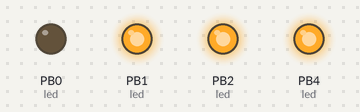
The sketch below on a simulated ATtiny85, built with avr-gcc and run on an emulated ATtiny85. On the bench: output pins drawn as LEDs (lit = HIGH). Random numbers use the default seed unless the sketch sets one; pins used as bus, display or sensor lines are not drawn.

Above: at 1.99 s.
At 7.4 s:
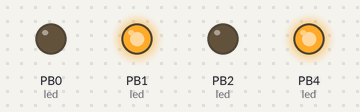
At 12.11 s:
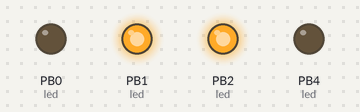
At 16.67 s:
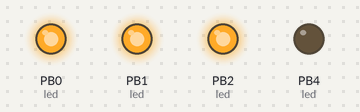
At 29.11 s:
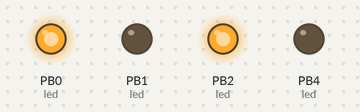
At 39.13 s:
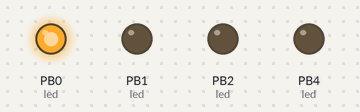
Timing chart, 0 to 40.0 s (numbered marks = the images above):
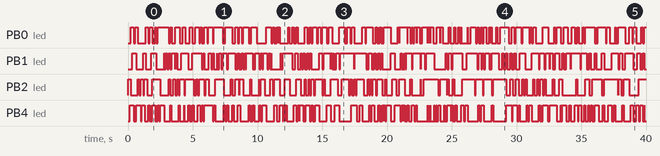

The sketch:

firmware.ino
```cpp
// Tone frequencies
#include "pitches.h"

// ATtiny85 pin 3 as PWM for the buzzer
#define melodyPin 3

// Mario main theme melody
int melody[] = {
  NOTE_E7, NOTE_E7, 0, NOTE_E7,
  0, NOTE_C7, NOTE_E7, 0,
  NOTE_G7, 0, 0,  0,
  NOTE_G6, 0, 0, 0,

  NOTE_C7, 0, 0, NOTE_G6,
  0, 0, NOTE_E6, 0,
  0, NOTE_A6, 0, NOTE_B6,
  0, NOTE_AS6, NOTE_A6, 0,

  NOTE_G6, NOTE_E7, NOTE_G7,
  NOTE_A7, 0, NOTE_F7, NOTE_G7,
  0, NOTE_E7, 0,NOTE_C7,
  NOTE_D7, NOTE_B6, 0, 0,

  NOTE_C7, 0, 0, NOTE_G6,
  0, 0, NOTE_E6, 0,
  0, NOTE_A6, 0, NOTE_B6,
  0, NOTE_AS6, NOTE_A6, 0,

  NOTE_G6, NOTE_E7, NOTE_G7,
  NOTE_A7, 0, NOTE_F7, NOTE_G7,
  0, NOTE_E7, 0,NOTE_C7,
  NOTE_D7, NOTE_B6, 0, 0
};

// Mario main them tempo
int tempo[] = {
  12, 12, 12, 12,
  12, 12, 12, 12,
  12, 12, 12, 12,
  12, 12, 12, 12,

  12, 12, 12, 12,
  12, 12, 12, 12,
  12, 12, 12, 12,
  12, 12, 12, 12,

  9, 9, 9,
  12, 12, 12, 12,
  12, 12, 12, 12,
  12, 12, 12, 12,

  12, 12, 12, 12,
  12, 12, 12, 12,
  12, 12, 12, 12,
  12, 12, 12, 12,

  9, 9, 9,
  12, 12, 12, 12,
  12, 12, 12, 12,
  12, 12, 12, 12,
};


void setup(void)
{
  pinMode(melodyPin, OUTPUT);
  pinMode(0, INPUT);
  pinMode(1, INPUT);
  pinMode(2, INPUT);
  pinMode(4, INPUT);
}

void loop()
{
  // Play melody
  sing();
}

// Play melody
void sing(){
     int size = sizeof(melody) / sizeof(int);
     for (int thisNote = 0; thisNote < size; thisNote++) {
       int noteDuration = 1000/tempo[thisNote];
       buzz(melodyPin, melody[thisNote],noteDuration);
       // to distinguish the notes, set a minimum time between them.
       // the note's duration + 30% seems to work well:
       int pauseBetweenNotes = noteDuration *1.2;
       delay(pauseBetweenNotes);
       // stop the tone playing:
       buzz(melodyPin, 0,noteDuration);
    }

}

void buzz(int targetPin, long frequency, long length) {
  long delayValue = 50000/frequency/1; // calculate the delay value between transitions
  long numCycles = frequency * length/ 1000; // calculate the number of cycles for proper timing
  for (long i=0; i < numCycles; i++){ // for the calculated length of time...
    digitalWrite(targetPin,HIGH); // write the buzzer pin high to push out the diaphram
    delayMicroseconds(delayValue); // wait for the calculated delay value
    digitalWrite(targetPin,LOW); // write the buzzer pin low to pull back the diaphram
    delayMicroseconds(delayValue); // wait again or the calculated delay value
  }
  led(random(1,15));

}

void led(int number) {
  if(number==1){
    pinMode(2, INPUT);
    pinMode(4, INPUT);
    pinMode(0, OUTPUT);
    pinMode(1, OUTPUT);
    digitalWrite(1, LOW);
    digitalWrite(0, HIGH); // LED 1
  }
  else if(number==2){
    pinMode(2, INPUT);
    pinMode(4, INPUT);
    pinMode(0, OUTPUT);
    pinMode(1, OUTPUT);
    digitalWrite(0, LOW);
    digitalWrite(1, HIGH); // LED 2
  }
  else if(number==3){
    pinMode(0, INPUT);
    pinMode(4, INPUT);
    pinMode(1, OUTPUT);
    pinMode(2, OUTPUT);
    digitalWrite(2, LOW);
    digitalWrite(1, HIGH);
  }
  else if(number==4){
    pinMode(0, INPUT);
    pinMode(4, INPUT);
    pinMode(1, OUTPUT);
    pinMode(2, OUTPUT);
    digitalWrite(1, LOW);
    digitalWrite(2, HIGH);
  }
  else if(number==5){
    pinMode(2, OUTPUT);
    pinMode(1, INPUT);
    pinMode(0, INPUT);
    pinMode(4, OUTPUT);
    digitalWrite(4, LOW);
    digitalWrite(2, HIGH);
  }
  else if(number==6){
    pinMode(1, INPUT);
    pinMode(2, OUTPUT);
    pinMode(0, INPUT);
    pinMode(4, OUTPUT);
    digitalWrite(2, LOW);
    digitalWrite(4, HIGH);
  }
  else if(number==7){
    pinMode(1, INPUT);
    pinMode(4, INPUT);
    pinMode(0, OUTPUT);
    pinMode(2, OUTPUT);
    digitalWrite(4, LOW);
    digitalWrite(0, HIGH); // LED 7
  }
  else if(number==8){
    pinMode(1, INPUT);
    pinMode(4, INPUT);
    pinMode(0, OUTPUT);
    pinMode(2, OUTPUT);
    digitalWrite(0, LOW);
    digitalWrite(2, HIGH); // LED 8
  }
  else if(number==9){
    pinMode(2, INPUT);
    pinMode(1, OUTPUT);
    pinMode(0, INPUT);
    pinMode(4, OUTPUT);
    digitalWrite(4, LOW);
    digitalWrite(1, HIGH);
  }
  else if(number==10){
    pinMode(2, INPUT);
    pinMode(1, OUTPUT);
    pinMode(0, INPUT);
    pinMode(4, OUTPUT);
    digitalWrite(1, LOW);
    digitalWrite(4, HIGH);
  }
  else if(number==11){
    pinMode(1, INPUT);
    pinMode(0, OUTPUT);
    pinMode(2, INPUT);
    pinMode(4, OUTPUT);
    digitalWrite(4, LOW);
    digitalWrite(0, HIGH);
  }
  else if(number==12){
    pinMode(1, INPUT);
    pinMode(0, OUTPUT);
    pinMode(2, INPUT);
    pinMode(4, OUTPUT);
    digitalWrite(0, LOW);
    digitalWrite(4, HIGH);
  }
  else if(number==13){
    pinMode(0, INPUT);
    pinMode(1, OUTPUT);
    pinMode(2, INPUT);
    pinMode(4, OUTPUT);
    digitalWrite(4, LOW);
    digitalWrite(1, HIGH);
  }
  else if(number==14){
    pinMode(1, INPUT);
    pinMode(0, OUTPUT);
    pinMode(2, INPUT);
    pinMode(4, OUTPUT);
    digitalWrite(4, LOW);
    digitalWrite(0, HIGH);
  }
  else if(number==15){
    pinMode(1, INPUT);
    pinMode(0, OUTPUT);
    pinMode(2, INPUT);
    pinMode(4, OUTPUT);
    digitalWrite(0, LOW);
    digitalWrite(4, HIGH);
  }
  else{

  }
}
```

pitches.h
```cpp
/*************************************************
 * Public Constants
 *************************************************/

#define NOTE_B0  31
#define NOTE_C1  33
#define NOTE_CS1 35
#define NOTE_D1  37
#define NOTE_DS1 39
#define NOTE_E1  41
#define NOTE_F1  44
#define NOTE_FS1 46
#define NOTE_G1  49
#define NOTE_GS1 52
#define NOTE_A1  55
#define NOTE_AS1 58
#define NOTE_B1  62
#define NOTE_C2  65
#define NOTE_CS2 69
#define NOTE_D2  73
#define NOTE_DS2 78
#define NOTE_E2  82
#define NOTE_F2  87
#define NOTE_FS2 93
#define NOTE_G2  98
#define NOTE_GS2 104
#define NOTE_A2  110
#define NOTE_AS2 117
#define NOTE_B2  123
#define NOTE_C3  131
#define NOTE_CS3 139
#define NOTE_D3  147
#define NOTE_DS3 156
#define NOTE_E3  165
#define NOTE_F3  175
#define NOTE_FS3 185
#define NOTE_G3  196
#define NOTE_GS3 208
#define NOTE_A3  220
#define NOTE_AS3 233
#define NOTE_B3  247
#define NOTE_C4  262
#define NOTE_CS4 277
#define NOTE_D4  294
#define NOTE_DS4 311
#define NOTE_E4  330
#define NOTE_F4  349
#define NOTE_FS4 370
#define NOTE_G4  392
#define NOTE_GS4 415
#define NOTE_A4  440
#define NOTE_AS4 466
#define NOTE_B4  494
#define NOTE_C5  523
#define NOTE_CS5 554
#define NOTE_D5  587
#define NOTE_DS5 622
#define NOTE_E5  659
#define NOTE_F5  698
#define NOTE_FS5 740
#define NOTE_G5  784
#define NOTE_GS5 831
#define NOTE_A5  880
#define NOTE_AS5 932
#define NOTE_B5  988
#define NOTE_C6  1047
#define NOTE_CS6 1109
#define NOTE_D6  1175
#define NOTE_DS6 1245
#define NOTE_E6  1319
#define NOTE_F6  1397
#define NOTE_FS6 1480
#define NOTE_G6  1568
#define NOTE_GS6 1661
#define NOTE_A6  1760
#define NOTE_AS6 1865
#define NOTE_B6  1976
#define NOTE_C7  2093
#define NOTE_CS7 2217
#define NOTE_D7  2349
#define NOTE_DS7 2489
#define NOTE_E7  2637
#define NOTE_F7  2794
#define NOTE_FS7 2960
#define NOTE_G7  3136
#define NOTE_GS7 3322
#define NOTE_A7  3520
#define NOTE_AS7 3729
#define NOTE_B7  3951
#define NOTE_C8  4186
#define NOTE_CS8 4435
#define NOTE_D8  4699
#define NOTE_DS8 4978
```

Measured:
- by itself, PB0 (led): LOW → HIGH at 0.22 s, → LOW 0.21 s later, → HIGH 0.11 s later, → LOW 0.21 s later, … (173 changes in this stretch)
- by itself, PB1 (led): LOW → HIGH at 0.33 s, → LOW 0.31 s later, → HIGH 0.52 s later, → LOW 0.21 s later, … (164 changes in this stretch)
- by itself, PB2 (led): LOW → HIGH at 0.01 s, → LOW 0.21 s later, → HIGH 0.53 s later, → LOW 0.10 s later, … (135 changes in this stretch)
- by itself, PB4 (led): LOW → HIGH at 0.12 s, → LOW 0.31 s later, → HIGH 0.21 s later, → LOW 0.32 s later, … (178 changes in this stretch)
